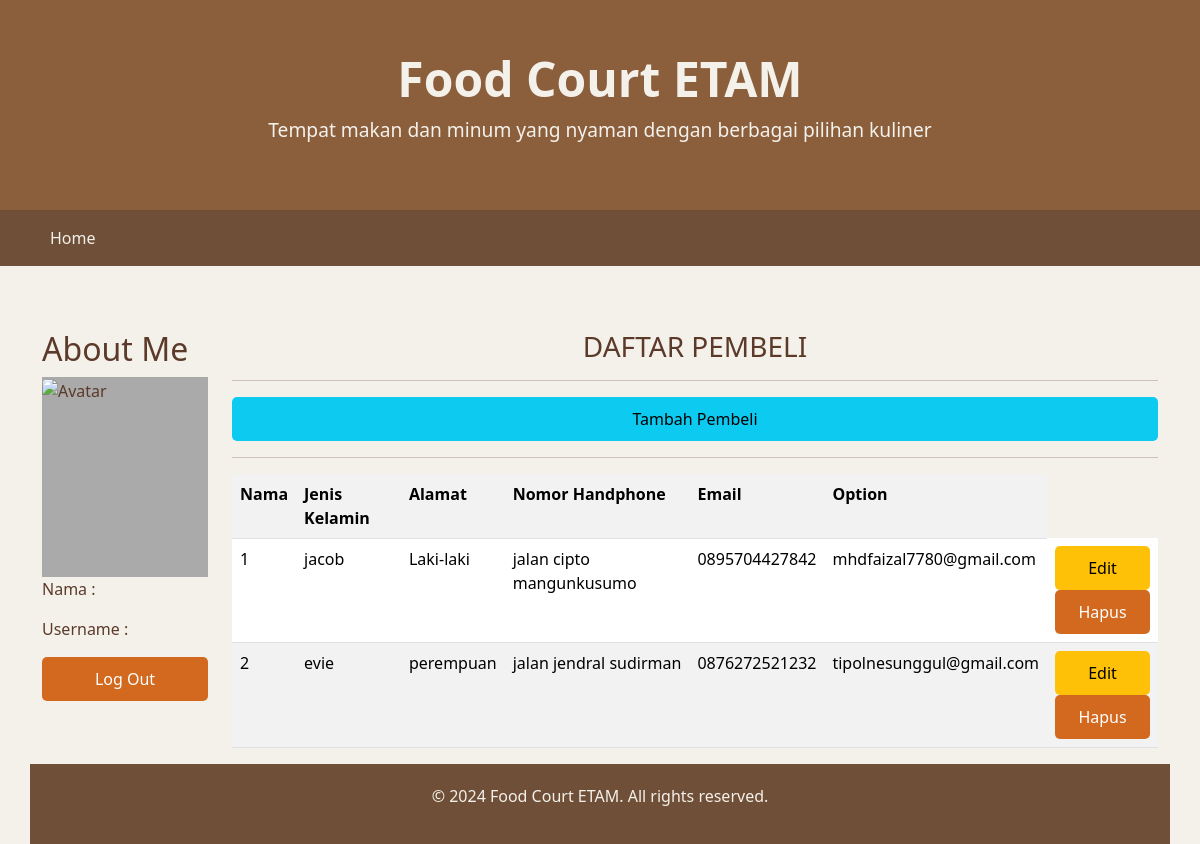
/my.php?p=pembeli, run on the app's committed database.
### tables this page shows
CREATE TABLE `t_pembeli` (
  `id` int(11) NOT NULL,
  `no_pembeli` int(11) NOT NULL,
  `nama` varchar(50) NOT NULL,
  `gender` varchar(50) NOT NULL,
  `alamat` varchar(50) NOT NULL,
  `telepon` varchar(15) NOT NULL,
  `email` varchar(25) NOT NULL,
  `aktif` int(11) NOT NULL
);

### page5a/pembeli.php (the view, shortened to what this page needs)
<div class="text-center">
    <h3>DAFTAR PEMBELI </h3>
    <hr>
</div>
<a href="my.php?p=pembeli_input" class="btn btn-info">Tambah Pembeli</a>
<hr>
<table class="table table-striped">
    <tr>
    <th>Nama</th>
    <th>Jenis Kelamin</th>
    <th>Alamat</th>
    <th>Nomor Handphone</th>
    <th>Email</th>
    <th>Option</th>
    </tr>
<?php
    include "connect.php";
    $sql = "SELECT * FROM t_pembeli WHERE aktif=1";
    $result = mysqli_query($conn, $sql);
    if (mysqli_num_rows($result) > 0) {
        while($row = mysqli_fetch_assoc($result)) {
            echo "<tr>";
            echo "<td>" . $row['no_pembeli'] . "</td>";
            echo "<td>" . $row['nama'] . "</td>";
            echo "<td>" . $row['gender'] . "</td>";
            echo "<td>" . $row['alamat'] . "</td>";
            echo "<td>" . $row['telepon'] . "</td>";
            echo "<td>" . $row['email'] . "</td>";
            $idget = $row['id'];
            echo "<td>";
            echo "<a href='my.php?p=pembeli_edit&id=$idget' class='btn btn-warning'>Edit</a>";
            echo "<a href='my.php?p=pembeli_hapus&id=$idget' class='btn btn-danger'>Hapus</a>";
            echo "</td>";
            echo "</tr>";
        }
    } else {
        echo "<tr><td colspan='6'>Tidak ada data pembeli</td></tr>";
    }
?>
</table>

### mycss.css (style rules this page uses)
.btn { width: 100%; padding: 10px; border: none; border-radius: 5px; cursor: pointer; }
.btn-danger { background-color: #dc3545; color: #fff; }

### my.php (style rules this page uses)
body { background-color: #F4F1EB; color: #5B3A29; }
.btn-danger { background-color: #D2691E; border: none; }

### data on the page
t_pembeli: no_pembeli "1", nama "jacob", gender "Laki-laki", alamat "jalan cipto mangunkusumo", telepon "0895704427842", email "mhdfaizal7780@gmail.com"
t_pembeli: no_pembeli "2", nama "evie", gender "perempuan", alamat "jalan jendral sudirman", telepon "0876272521232", email "tipolnesunggul@gmail.com"
